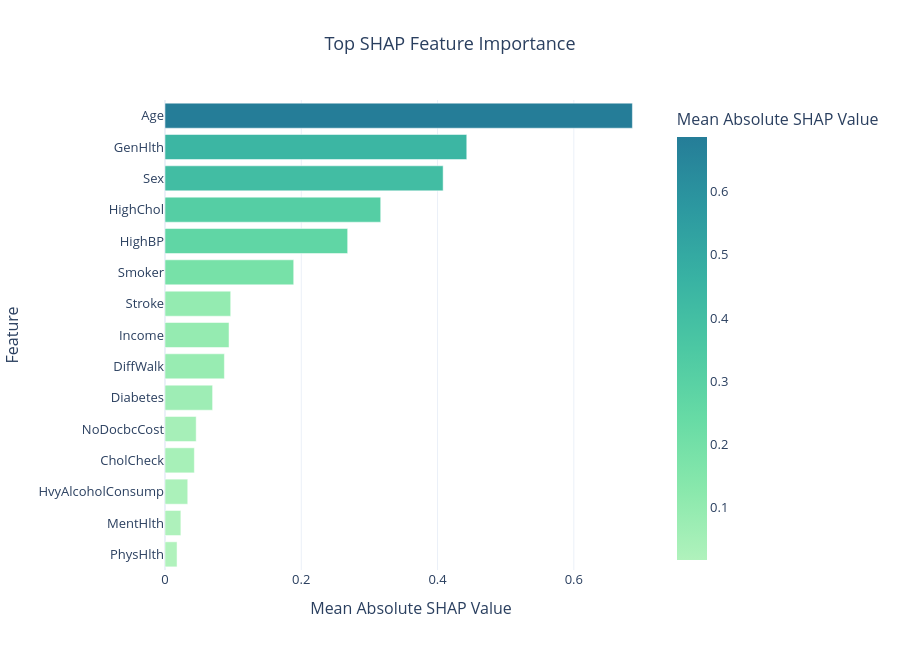

The cell this chart's notebook holds for it:
### Code cell
# Step 12: Create interactive SHAP feature importance graph

fig_shap = px.bar(
    top_shap_features.sort_values(by="Mean Absolute SHAP Value"),
    x="Mean Absolute SHAP Value",
    y="Feature",
    orientation="h",
    title="Top SHAP Feature Importance",
    color="Mean Absolute SHAP Value",
    color_continuous_scale="Tealgrn"
)

fig_shap.update_traces(
    hovertemplate="<b>%{y}</b><br>Mean Absolute SHAP Value: %{x:.4f}<extra></extra>"
)

fig_shap.update_layout(
    xaxis_title="Mean Absolute SHAP Value",
    yaxis_title="Feature",
    title_x=0.5,
    template="plotly_white",
    width=900,
    height=650,
    font=dict(size=13),
    plot_bgcolor="white",
    paper_bgcolor="white"
)

fig_shap

### Figure 1 — Plotly figure (JSON) as saved in the notebook; plotly's stock layout.template omitted (floating-point values rounded to 4 significant figures)
{"data": [{"hovertemplate": "<b>%{y}</b><br>Mean Absolute SHAP Value: %{x:.4f}<extra></extra>", "legendgroup": "", "marker": {"color": [0.01769, 0.02328, 0.03337, 0.04308, 0.04576, 0.06986, 0.08716, 0.09398, 0.09643, 0.1889, 0.2681, 0.3166, 0.4082, 0.4429, 0.686], "coloraxis": "coloraxis", "pattern": {"shape": ""}}, "name": "", "orientation": "h", "showlegend": false, "textposition": "auto", "type": "bar", "x": [0.01769, 0.02328, 0.03337, 0.04308, 0.04576, 0.06986, 0.08716, 0.09398, 0.09643, 0.1889, 0.2681, 0.3166, 0.4082, 0.4429, 0.686], "xaxis": "x", "y": ["PhysHlth", "MentHlth", "HvyAlcoholConsump", "CholCheck", "NoDocbcCost", "Diabetes", "DiffWalk", "Income", "Stroke", "Smoker", "HighBP", "HighChol", "Sex", "GenHlth", "Age"], "yaxis": "y"}], "layout": {"barmode": "relative", "coloraxis": {"colorbar": {"title": {"text": "Mean Absolute SHAP Value"}}, "colorscale": [[0, "rgb(176, 242, 188)"], [0.1667, "rgb(137, 232, 172)"], [0.3333, "rgb(103, 219, 165)"], [0.5, "rgb(76, 200, 163)"], [0.6667, "rgb(56, 178, 163)"], [0.8333, "rgb(44, 152, 160)"], [1, "rgb(37, 125, 152)"]]}, "font": {"size": 13}, "height": 650, "legend": {"tracegroupgap": 0}, "paper_bgcolor": "white", "plot_bgcolor": "white", "title": {"text": "Top SHAP Feature Importance", "x": 0.5}, "width": 900, "xaxis": {"anchor": "y", "domain": [0, 1], "title": {"text": "Mean Absolute SHAP Value"}}, "yaxis": {"anchor": "x", "domain": [0, 1], "title": {"text": "Feature"}}}}
